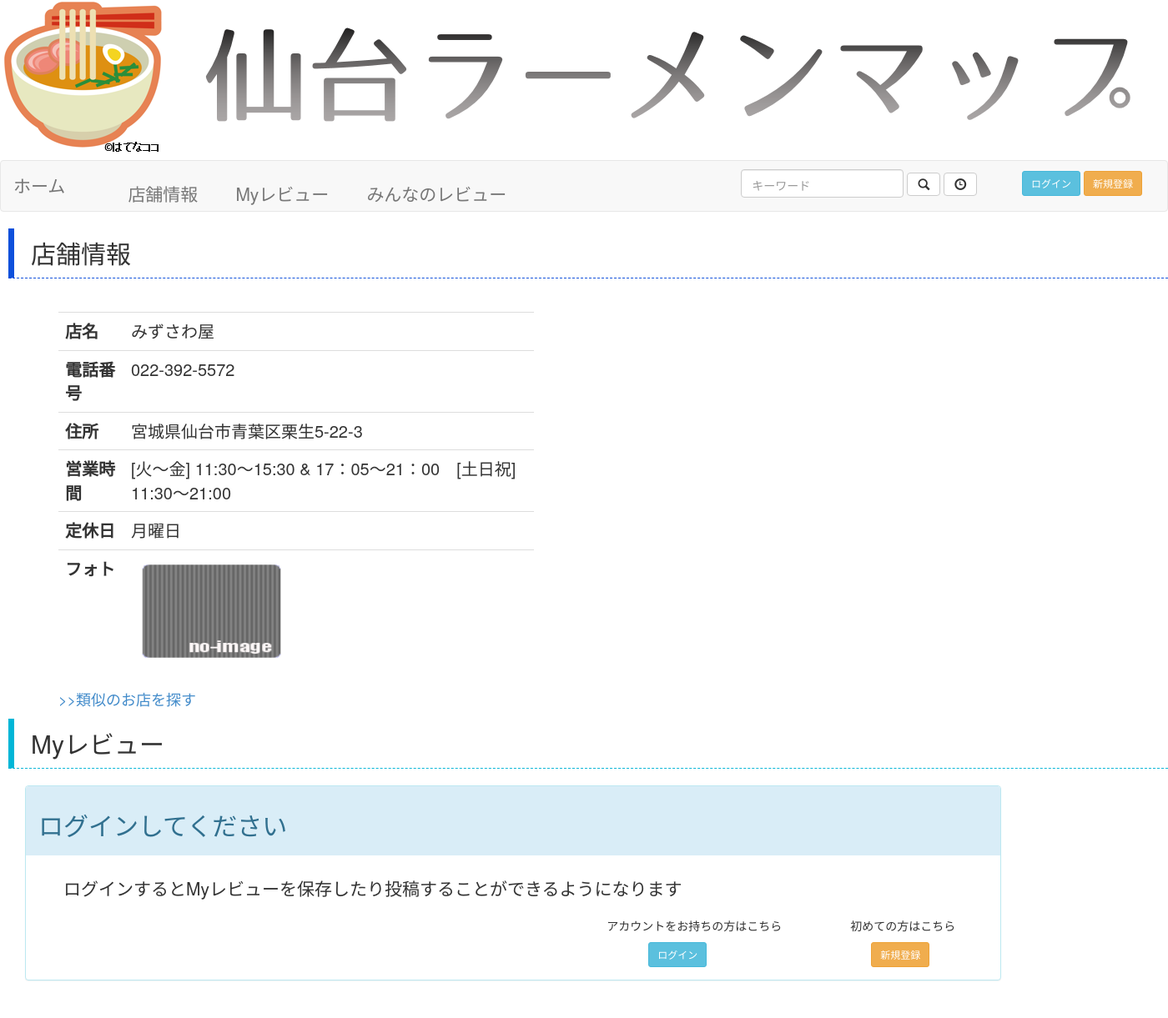
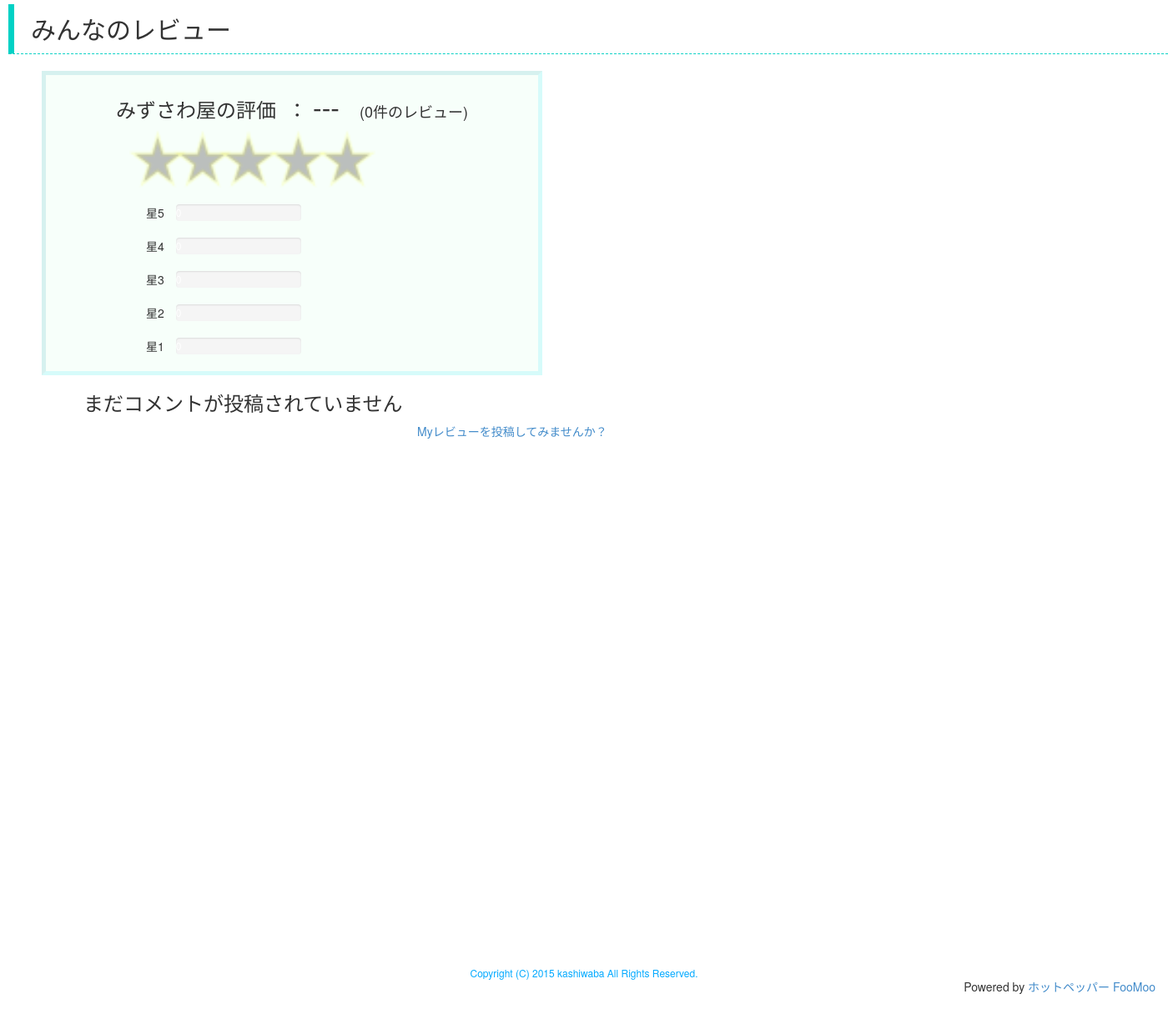
/detail/4/, run on the app's committed database (2 pictures, top to bottom).
### myapp/models.py (models this page shows, shortened)
class Shop(models.Model):
  name = models.CharField(max_length=100)
  tell = models.CharField(max_length=20)
  address = models.CharField(max_length=100)
  opening = models.CharField(max_length=100)
  closed = models.CharField(max_length=100)
  photo = models.CharField(max_length=100)
  evaluation = models.DecimalField(decimal_places=1,max_digits=2,default=0.0)
  int_eval = models.IntegerField(default=0)
  lat = models.DecimalField(decimal_places=6,max_digits=9)
  lng = models.DecimalField(decimal_places=6,max_digits=9)
  cluster = models.IntegerField(default=0)
  tags = models.CharField(max_length=300,default="")

### myapp/views.py (the view)
# urls.py: url(r'^detail/(?P<shop_id>\d+)/$', 'myapp.views.detail', name='detail'),
def detail(request, shop_id):
  username=request.user.username
  shop = Shop.objects.get(pk=shop_id)
  evaluationInfo = evalInfo.objects.get(shop = shop)
  bbs_list = shop.review_set.order_by('-pub_date')[:5]
  if evaluationInfo.total < 6:
    bbs_flag = False
  else:
    bbs_flag = True
  if evaluationInfo.total>0:
    ratio = [0,0,0,0,0]		#星5から星1の比率
    ratio[0] = evaluationInfo.five*100.0/evaluationInfo.total
    ratio[1] = evaluationInfo.four*100.0/evaluationInfo.total
    ratio[2] = evaluationInfo.three*100.0/evaluationInfo.total
    ratio[3] = evaluationInfo.two*100.0/evaluationInfo.total
    ratio[4] = evaluationInfo.one*100.0/evaluationInfo.total
  else:
    ratio = [0,0,0,0,0]
  try:
    UserInfo = User.objects.get(username=username)
    my_review = UserInfo.myreview_set.filter(shop_id=shop_id)
    num_list = [5,4,3,2,1]
    error_message = ""
    if not my_review:
      my_review = "empty"
    else:
      my_review = my_review[0]
      my_bbs = shop.review_set.filter(name=username)
      if my_bbs:
        my_bbs = my_bbs.last()
        now_time = timezone.now()
        diff = now_time - my_bbs.pub_date
        if diff.days < 1:
          error_message = "最後の投稿から１日経過するまで投稿できません"
    context = {'username':username,'shop':shop,'my_review':my_review,'num_list':num_list,'bbs_list':bbs_list,'bbs_flag':bbs_flag,'eval':evaluationInfo,'ratios':ratio,'error_message':error_message}
  except:
    context = {'username':username,'shop':shop,'bbs_list':bbs_list,'bbs_flag':bbs_flag,'eval':evaluationInfo,'ratios':ratio}
  return render(request, 'myapp/detail.html', context)

### myapp/templates/myapp/detail.html (shortened to what this page needs)
<!DOCTYPE html>
<html lang="ja">
<head>
    {% load staticfiles %}
    <link href="{% static 'myapp/css/bootstrap.min.css' %}" rel="stylesheet">
</head>
<body>
    <img class="center-block" src="{% static 'myapp/title1.png' %}" />
    <nav class="navbar navbar-default" role="navigation">
        <div class="container-fluid">
            <div class="navbar-header">
                <a class="navbar-brand" href="{% url 'index' %}"><strong  class="lead">ホーム</strong></a>
            </div>
            <div id="collapse-id">
                <p><a class="navbar-brand" href="#info"><strong  class="lead" style="margin-left:60px;">店舗情報</strong></a></p>
                <p><a class="navbar-brand" href="#myReview"><strong  class="lead" style="margin-left:30px;">Myレビュー</strong></a></p>
                <p><a class="navbar-brand" href="#bbs"><strong  class="lead" style="margin-left:30px;">みんなのレビュー</strong></a></p>
                <form class="navbar-form text-right" action="{% url 'result' %}" method='post'>
		    {% if not username %}
                    <div class="form-group">
                        <input type="text" class="form-control mystyle_t" name="keyword" placeholder="キーワード">
                        <button type="submit" name="ButtonType" value = "search" class="btn btn-default glyphicon glyphicon-search"></button>
                        <button type="submit" name="ButtonType" value = "open" title="現在営業中のお店を検索" class="btn btn-default glyphicon glyphicon-time"></button>
                        <button type="button" class="btn btn-info btn-sm mystyle_l" onclick="location.href='{% url 'loginpage' %}'">ログイン</button>
                        <button type="button" class="btn btn-warning btn-sm" onclick="location.href='{% url 'make' %}'">新規登録</button>
                    </div>
                    {% endif %}
                </form>
            </div>
        </div>
    </nav>
    <div id="info">
        <h2 class="border blue bottomline-dashed leftline7" style="margin-left:10px;">店舗情報</h2>
    </div>
    <div class="float">
        <div id="gmap" style="width: 750px; height: 400px; margin-right: 80px;"></div>
    </div>
    <div class="container float2" style="width:500px; margin-left:40px; margin-top:20px;">
        <div class="container">
            <table class="table sample"style="font-size:20px;">
                <tr>
                    <th>店名</th>
                    <td>{{ shop.name }}</td>
                </tr>
                <tr>
                    <th>電話番号</th>
                    <td>{{ shop.tell }}</td>
                </tr>
                <tr>
                    <th>住所</th>
                    <td>{{ shop.address }}</td>
                </tr>
                <tr>
                    <th>営業時間</th>
                    <td>{{ shop.opening }}</td>
                </tr>
                <tr>
                    <th>定休日</th>
                    <td>{{ shop.closed }}</td>
                </tr>
                <tr>
                    <th>フォト</th>
                    {% ifequal shop.photo "NoImage.png" %}
                    <td><img src="/static/myapp/{{ shop.photo }}" width="193" height="130"></td>
                    {% else %}
                    <td><img src="{{ shop.photo }}" width="193" height="130"><p style="font-size:10px;">写真提供：ホットペッパー FooMoo</p></td>
                    {% endifequal %}
                </tr>
            </table>
            <p><span style="font-size: 18px;"><a href="{% url 'similarity' shop.id %}">>>類似のお店を探す</a></span></p>
        </div>
    </div>
    <div id="myReview" style="clear:both">
        <h2 class="border blue2 bottomline-dashed leftline7" style="margin-left:10px;">Myレビュー</h2>
    </div>
    {% if not my_review %}
    <div class="container panel-group" style="margin-left:30px;margin-bottom:0px;">
        <div class="row panel panel-info">
            <div class="panel-heading">
                <h2>ログインしてください</h2>
            </div>
            <div class="panel-body">
                <p class="lead" style="margin-left:30px;margin-top:10px;">ログインするとMyレビューを保存したり投稿することができるようになります</p>
                <div class="row">
                    <div class="col-md-7"></div>
                    <div class="col-md-3">
                        <p>アカウントをお持ちの方はこちら</p>
                        <button type="button" class="btn btn-info btn-sm mystyle_l" onclick="location.href='{% url 'loginpage' %}'">ログイン</button>
                    </div>
                    <div class="col-md-2">
                        <p>初めての方はこちら</p>
                        <button type="button" class="btn btn-warning btn-sm" style="margin-left:25px;" onclick="location.href='{% url 'make' %}'">新規登録</button>
                    </div>
                </div>
            </div>
        </div>
    </div>
   {% endif %}
    <div id="bbs" style="clear: both">
        <h2 class="border blue3 bottomline-dashed leftline7" style="margin-left: 10px;margin-top:50px;">みんなのレビュー</h2>
    </div>
  {% if bbs_list %}
    <div style="margin-left:50px; margin-bottom:20px; width:600px; border:rgba(0, 232, 255, 0.13) inset 5px; background-color:rgba(0, 255, 99, 0.03)">
        <div>
            <h3 class="text-center">{{ shop.name }}の評価&nbsp; ：&nbsp;<span style="font-size: 32px;">{{ eval.evaluation }}</span>　<span style="font-size: 18px;">({{ eval.total }}件のレビュー)</span></h3>
            <img src="/static/myapp/star{{ eval.int_eval }}.png" style="width: 50%; height: 50%; margin-left: 100px; margin-bottom: 20px;" />
        </div>
    {% for ratio in ratios %}
        <p class="float2" style="margin-left: 120px; margin-right: 0px;">星{{ forloop.revcounter }}</p>
        <div class="progress" style="width: 250px; margin-left: 30px;">
            {% ifequal  forloop.revcounter 5%}
            <div class="progress-bar  progress-bar-warning" style="width: {{ ratio }}%">{{ eval.five }}</div>
            {% endifequal %}
            {% ifequal  forloop.revcounter 4%}
            <div class="progress-bar  progress-bar-warning" style="width: {{ ratio }}%">{{ eval.four }}</div>
            {% endifequal %}
            {% ifequal  forloop.revcounter 3%}
            <div class="progress-bar  progress-bar-warning" style="width: {{ ratio }}%">{{ eval.three }}</div>
            {% endifequal %}
            {% ifequal  forloop.revcounter 2%}
            <div class="progress-bar  progress-bar-warning" style="width: {{ ratio }}%">{{ eval.two }}</div>
            {% endifequal %}
            {% ifequal  forloop.revcounter 1%}
            <div class="progress-bar  progress-bar-warning" style="width: {{ ratio }}%">{{ eval.one }}</div>
            {% endifequal %}
        </div>
    {% endfor %}
    </div>
   {% for bbs in bbs_list %}
    {% ifequal bbs.name username %}
    <div class="container panel-group" style="margin-left:30px;margin-bottom:25px;margin-top:20px;">
        <div class="row panel panel-success">
            <div class="panel-heading">
                <h2>{{ bbs.title }}</h2>
            </div>
            <div class="panel-body">
                <h2 class="panel-title" style="border-bottom: solid 5px #767676;border-width: 1px;">
					<b style="font-size:20px;margin-left:10px;">評価　：　</b><img src="/static/myapp/star{{ bbs.evaluation }}.png" style="margin-bottom:5px;" />
                </h2>
                <p class="lead" style="margin-left:30px;margin-top:10px;">{{ bbs.comment }}</p>
            </div>
            <div class="row">
                <button class="btn btn-info text-right col-md-1 button_width btn-xs" data-toggle="modal" data-target="#modal{{ bbs.id }}" style="margin-left: 60px; margin-bottom: 20px; margin-top: 10px; font-size: 20px;">
                    <span style="color: white">編集</span>
                </button>
                <form action="{% url 'delete' shop.id %}" method='post'>
                    <input type="hidden" name="id" value={{ bbs.id }}>
                    <input type="submit" class="btn btn-danger btn-xs col-md-1 button_width" style="font-size: 20px; margin-left: 10px; margin-bottom: 20px; margin-top: 10px;" value="削除">
                </form>
                <p class="text-right col-md-9" style="font-size: 16px; margin-left:80px;margin-right:0px;">
                    投稿者：{{ bbs.name }}　　<br />
                    投稿日時：{{ bbs.pub_date }}
                </p>
            </div>
        </div>
    </div>
    <div class="modal" id="modal{{ bbs.id }}" tabindex="-1">
        <div class="modal-dialog">
            <div class="modal-content">
                <div class="modal-header">
                    <button type="button" class="close" data-dismiss="modal">
                        <span aria-hidden="true">&times;</span>
                    </button>
                    <h4 class="modal-title" id="H1">
                        投稿したMyレビュー
                    </h4>
                </div>
                <form action="{% url 'edit' shop.id %}" method='post'>
                    <div class="modal-body">
                        <div class="form-inline">
                            <label>評価</label>
                            <select name="eval" class="eval_width" style="margin-bottom: 20px; margin-left:20px;">
                                {% for num in num_list %}
                                  {% ifequal bbs.evaluation num %}
                                     <option selected value={{ num }}>{{ num }}</option>
                                  {% else %}
                                     <option value={{ num }}>{{ num }}</option>
                                  {% endifequal %}
                                {% endfor %}
                            </select>
                        </div>
                        <label>タイトル</label><br />
                        <textarea cols="65" name="title" rows="1" style="height:25px;">{{ bbs.title }}</textarea>
                        <br />
                        <label>コメント</label><br />
                        <textarea cols="65" id="id_content" name="comment" rows="10">{{ bbs.comment }}</textarea>
                        <input type="hidden" name="id" value={{ bbs.id }}>
                    </div>
                    <div class="modal-footer">
                        <button type="button" class="btn btn-default" data-dismiss="modal">閉じる</button>
                        <input type="submit" class="btn btn-primary btn-default" value="保存">
                    </div>
                </form>
            </div>
        </div>
    </div>
    {% else %}
    <div class="container panel-group" style="margin-left:30px;margin-bottom:25px;">
        <div class="row panel panel-success">
            <div class="panel-heading">
                <h2>{{ bbs.title }}</h2>
            </div>
            <div class="panel-body">
                <h2 class="panel-title" style="border-bottom: solid 5px #767676;border-width: 1px;">
					<b style="font-size:20px;margin-left:10px;">評価　：　</b><img src="/static/myapp/star{{ bbs.evaluation }}.png" style="margin-bottom:5px;" />
                </h2>
                <p class="lead" style="margin-left:30px;margin-top:10px;">{{ bbs.comment }}</p>
            </div>
            <p class="text-right" style="font-size:16px;">
                投稿者：{{ bbs.name }}　　<br />
                投稿日時：{{ bbs.pub_date }}
            </p>
        </div>
    </div>
    {% endifequal %}
      {% if bbs_flag %}
      {% ifequal forloop.counter 5 %}
        <h2 class="text-center" style="margin-right:300px;"><a href="{% url 'detail_more' shop.id %}">&lt;&lt;もっと見る&gt;&gt;</a></h2>
      {% endifequal %}
      {% endif %}
   {% endfor %}
    <footer class="container-fluid">
        <small style="color:#00a9ff;margin-right:20px;">Copyright (C) 2015 kashiwaba All Rights Reserved.</small>
        <p class="text-right">Powered by <a href="http://www.hotpepper.jp/">ホットペッパー FooMoo</a></p>
    </footer>
  {% else %}
    <div style="margin-left:50px; margin-bottom:20px; width:600px; border:rgba(0, 232, 255, 0.13) inset 5px; background-color:rgba(0, 255, 99, 0.03)">
        <div>
            <h3 class="text-center">{{ shop.name }}の評価&nbsp; ：&nbsp;<span style="font-size: 32px;">---</span>　<span style="font-size: 18px;">(0件のレビュー)</span></h3>
            <img src="/static/myapp/star0.png" style="width: 50%; height: 50%; margin-left: 100px; margin-bottom: 20px;" />
        </div>
        <p class="float2" style="margin-left: 120px; margin-right: 0px;">星5</p>
        <div class="progress" style="width: 150px; margin-left: 30px;">
        </div>
        <p class="float2" style="margin-left: 120px; margin-right: 0px;">星4</p>
        <div class="progress" style="width: 150px; margin-left: 30px;">
        </div>
        <p class="float2" style="margin-left: 120px; margin-right: 0px;">星3</p>
        <div class="progress" style="width: 150px; margin-left: 30px;">
        </div>
        <p class="float2" style="margin-left: 120px; margin-right: 0px;">星2</p>
        <div class="progress" style="width: 150px; margin-left: 30px;">
        </div>
        <p class="float2" style="margin-left: 120px; margin-right: 0px;">星1</p>
        <div class="progress" style="width: 150px; margin-left: 30px;">
        </div>
    </div>
    <h3 style="margin-left:100px;">まだコメントが投稿されていません</h3>
    <p style="margin-left:500px;margin-bottom:600px;"><a href="#myReview">Myレビューを投稿してみませんか？</a></p>
    <h1>
    <footer class="container-fluid">
        <small style="color:#00a9ff;font-size:12px;">Copyright (C) 2015 kashiwaba All Rights Reserved.</small>
        <p class="text-right" style="font-size:14px;">Powered by <a href="http://www.hotpepper.jp/">ホットペッパー FooMoo</a></p>
    </footer>
  {% endif %}
</body>
</html>

### myapp/templates/myapp/detail.html (style rules this page uses)
.mystyle_t { padding-top: 10px; }
.mystyle_l { padding-left: 10px; margin-left: 50px; }
.border { color: #333333; margin: 0 0 20px; padding: 13px 20px; background-color: #ffffff; }
.blue { color: #333333; background-color: #ffffff; border-color: #0d50db; }
.blue2 { color: #333333; background-color: #ffffff; border-color: #00b6d7; }
.blue3 { color: #333333; background-color: #ffffff; border-color: #00d1c5; }
.bottomline-dashed { border-bottom-width: 1px; border-bottom-style: dashed; }
.leftline7 { border-left-width: 7px; border-left-style: solid; }
table.sample { width: 50%; }
.float { float:right; padding-left:1em; }
.float2 { float:left; padding-right:1em; }
footer { text-align: center; padding: 10px; }

### data on the page
Shop: name "みずさわ屋", tell "022-392-5572", address "宮城県仙台市青葉区栗生5-22-3", opening "[火～金] 11:30～15:30 & 17：05～21：00 [土日祝] 11:30～21:00", closed "月曜日", photo (placeholder picture)
